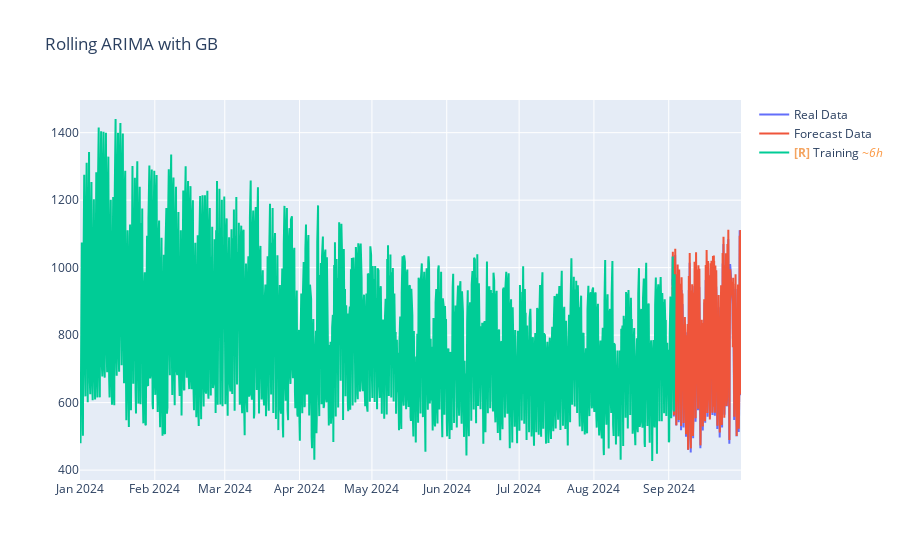

The cell this chart's notebook holds for it:
### Code cell
fig = go.Figure()
fig.update_layout(title="Rolling ARIMA with GB")
fig.add_trace(go.Scatter(x=df_test['ds'], y=df_test['y'], mode='lines', name='Real Data'))
fig.add_trace(go.Scatter(x=df_test['ds'], y=arima_preds.reshape(-1), mode='lines', name='Forecast Data'))
fig.add_trace(go.Scatter(x=df_train['ds'], y=df_train['y'], mode='lines', name='Training'))
fig.show()

### Figure 1 — Plotly figure (JSON) as saved in the notebook; plotly's stock layout.template omitted (floating-point values rounded to 4 significant figures; data arrays with more than 128 entries replaced by an {"elided": "..."} marker saying what was removed)
{"data": [{"mode": "lines", "name": "Real Data", "type": "scatter", "uid": "21b91d9e-4587-4446-9326-e6061f6ca098", "x": {"elided": "684 str values"}, "y": {"elided": "684 float values"}}, {"mode": "lines", "name": "Forecast Data", "type": "scatter", "uid": "16afdba9-0577-442e-b75a-1cdc880f7da7", "x": {"elided": "684 str values"}, "y": {"elided": "684 float values"}}, {"mode": "lines", "name": "<b style=\"color:sandybrown\">[R]</b> Training <i style=\"color:#fc9944\">~6h</i>", "type": "scatter", "uid": "edb7cd6e-b7ad-4de7-a20d-de96f0e4a51d", "x": {"elided": "1000 str values"}, "y": {"elided": "1000 float values"}}], "layout": {"title": {"text": "Rolling ARIMA with GB"}}}
